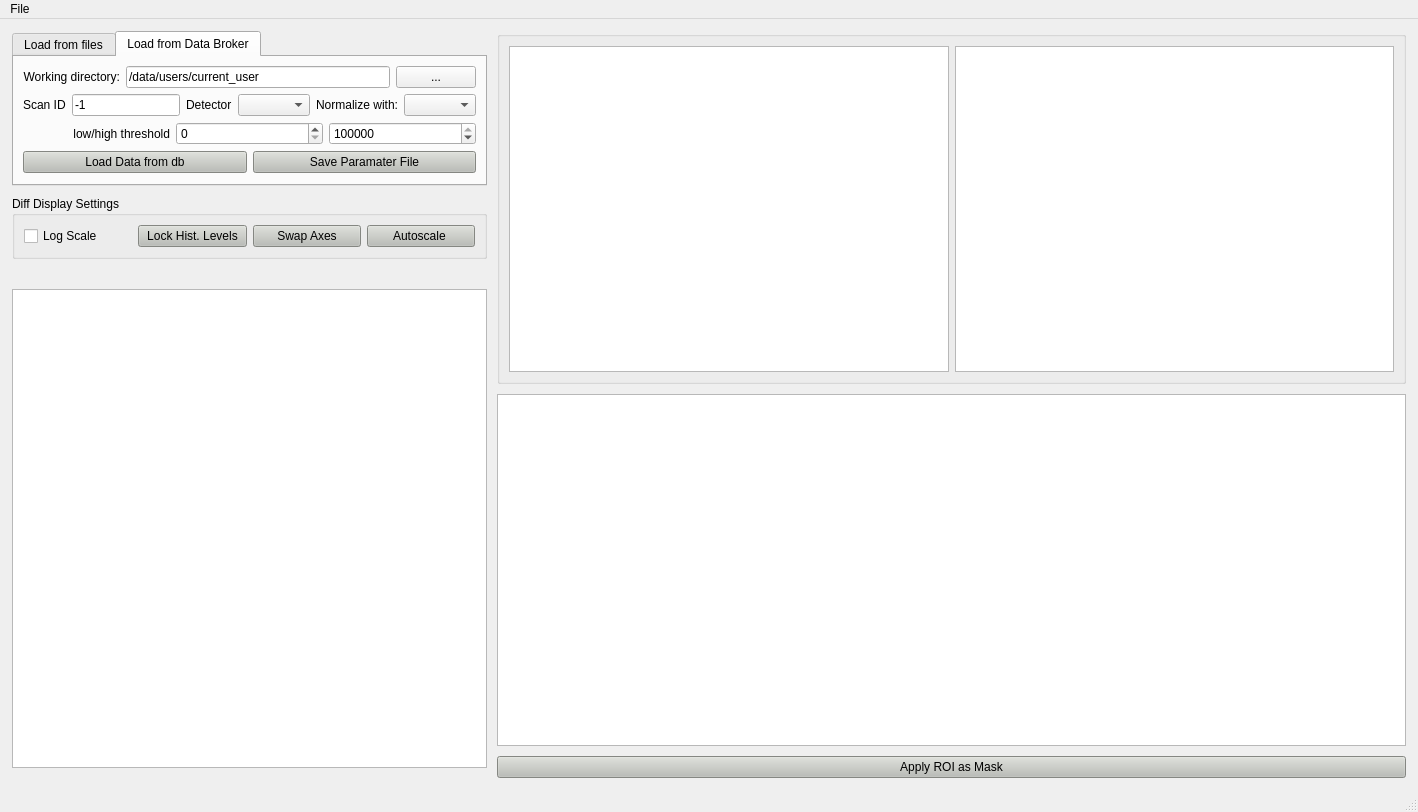
<?xml version="1.0" encoding="UTF-8"?>
<ui version="4.0">
 <class>MainWindow</class>
 <widget class="QMainWindow" name="MainWindow">
  <property name="geometry">
   <rect>
    <x>0</x>
    <y>0</y>
    <width>1418</width>
    <height>812</height>
   </rect>
  </property>
  <property name="windowTitle">
   <string>MainWindow</string>
  </property>
  <widget class="QWidget" name="centralwidget">
   <layout class="QGridLayout" name="gridLayout_8">
    <property name="leftMargin">
     <number>12</number>
    </property>
    <property name="topMargin">
     <number>12</number>
    </property>
    <property name="rightMargin">
     <number>12</number>
    </property>
    <property name="bottomMargin">
     <number>12</number>
    </property>
    <property name="spacing">
     <number>10</number>
    </property>
    <item row="0" column="0">
     <widget class="QTabWidget" name="tabWidget_2">
      <property name="sizePolicy">
       <sizepolicy hsizetype="Preferred" vsizetype="Preferred">
        <horstretch>0</horstretch>
        <verstretch>0</verstretch>
       </sizepolicy>
      </property>
      <property name="currentIndex">
       <number>1</number>
      </property>
      <widget class="QWidget" name="tabWidget_2Page1">
       <attribute name="title">
        <string>Load from files</string>
       </attribute>
       <layout class="QGridLayout" name="gridLayout_4">
        <item row="0" column="0">
         <widget class="QPushButton" name="pb_load_xrf">
          <property name="styleSheet">
           <string notr="true">background-color: rgb(186, 189, 182);</string>
          </property>
          <property name="text">
           <string>Load XRF Image</string>
          </property>
         </widget>
        </item>
        <item row="0" column="1">
         <widget class="QPushButton" name="pb_load_diff">
          <property name="styleSheet">
           <string notr="true">background-color: rgb(186, 189, 182);</string>
          </property>
          <property name="text">
           <string>Load Diff Stack</string>
          </property>
         </widget>
        </item>
       </layout>
      </widget>
      <widget class="QWidget" name="tab_2">
       <attribute name="title">
        <string>Load from Data Broker</string>
       </attribute>
       <layout class="QGridLayout" name="gridLayout_5">
        <item row="2" column="0" colspan="2">
         <layout class="QGridLayout" name="gridLayout_3">
          <item row="0" column="0">
           <widget class="QLabel" name="label_4">
            <property name="text">
             <string>low/high threshold</string>
            </property>
            <property name="alignment">
             <set>Qt::AlignRight|Qt::AlignTrailing|Qt::AlignVCenter</set>
            </property>
           </widget>
          </item>
          <item row="0" column="1">
           <widget class="QSpinBox" name="sb_low_threshold">
            <property name="sizePolicy">
             <sizepolicy hsizetype="Preferred" vsizetype="Fixed">
              <horstretch>0</horstretch>
              <verstretch>0</verstretch>
             </sizepolicy>
            </property>
            <property name="maximum">
             <number>1000000</number>
            </property>
           </widget>
          </item>
          <item row="0" column="2">
           <widget class="QSpinBox" name="sb_high_threshold">
            <property name="sizePolicy">
             <sizepolicy hsizetype="Preferred" vsizetype="Fixed">
              <horstretch>0</horstretch>
              <verstretch>0</verstretch>
             </sizepolicy>
            </property>
            <property name="minimum">
             <number>1</number>
            </property>
            <property name="maximum">
             <number>999999999</number>
            </property>
            <property name="singleStep">
             <number>1000</number>
            </property>
            <property name="stepType">
             <enum>QAbstractSpinBox::AdaptiveDecimalStepType</enum>
            </property>
            <property name="value">
             <number>1000000</number>
            </property>
           </widget>
          </item>
         </layout>
        </item>
        <item row="3" column="1">
         <widget class="QPushButton" name="pb_save_diff_db_params">
          <property name="styleSheet">
           <string notr="true">background-color: rgb(186, 189, 182);</string>
          </property>
          <property name="text">
           <string>Save Paramater File</string>
          </property>
         </widget>
        </item>
        <item row="1" column="0" colspan="2">
         <layout class="QGridLayout" name="gridLayout">
          <item row="2" column="0">
           <widget class="QLabel" name="label">
            <property name="text">
             <string>Scan ID</string>
            </property>
           </widget>
          </item>
          <item row="2" column="3">
           <widget class="QComboBox" name="cb_det_list"/>
          </item>
          <item row="2" column="1">
           <widget class="QLineEdit" name="le_sid">
            <property name="enabled">
             <bool>true</bool>
            </property>
            <property name="text">
             <string>-1</string>
            </property>
           </widget>
          </item>
          <item row="2" column="2">
           <widget class="QLabel" name="label_3">
            <property name="text">
             <string>Detector</string>
            </property>
           </widget>
          </item>
          <item row="2" column="5">
           <widget class="QComboBox" name="cb_norm_scalars"/>
          </item>
          <item row="2" column="4">
           <widget class="QLabel" name="label_6">
            <property name="text">
             <string>Normalize with:</string>
            </property>
            <property name="alignment">
             <set>Qt::AlignRight|Qt::AlignTrailing|Qt::AlignVCenter</set>
            </property>
           </widget>
          </item>
         </layout>
        </item>
        <item row="0" column="0" colspan="2">
         <layout class="QHBoxLayout" name="horizontalLayout_3">
          <item>
           <widget class="QLabel" name="label_2">
            <property name="sizePolicy">
             <sizepolicy hsizetype="Fixed" vsizetype="Preferred">
              <horstretch>0</horstretch>
              <verstretch>0</verstretch>
             </sizepolicy>
            </property>
            <property name="text">
             <string>Working directory:</string>
            </property>
            <property name="alignment">
             <set>Qt::AlignRight|Qt::AlignTrailing|Qt::AlignVCenter</set>
            </property>
           </widget>
          </item>
          <item>
           <widget class="QLineEdit" name="le_wd">
            <property name="text">
             <string>/data/users/current_user</string>
            </property>
           </widget>
          </item>
          <item>
           <widget class="QPushButton" name="pb_select_wd">
            <property name="sizePolicy">
             <sizepolicy hsizetype="Fixed" vsizetype="Fixed">
              <horstretch>0</horstretch>
              <verstretch>0</verstretch>
             </sizepolicy>
            </property>
            <property name="text">
             <string>...</string>
            </property>
           </widget>
          </item>
         </layout>
        </item>
        <item row="3" column="0">
         <widget class="QPushButton" name="pb_load_data_from_db">
          <property name="styleSheet">
           <string notr="true">background-color: rgb(186, 189, 182);</string>
          </property>
          <property name="text">
           <string>Load Data from db</string>
          </property>
         </widget>
        </item>
       </layout>
      </widget>
     </widget>
    </item>
    <item row="0" column="1" rowspan="7">
     <layout class="QGridLayout" name="gridLayout_10">
      <item row="0" column="0">
       <widget class="QGroupBox" name="groupBox">
        <property name="styleSheet">
         <string notr="true">color: rgb(0, 0, 0);</string>
        </property>
        <layout class="QGridLayout" name="gridLayout_9">
         <item row="1" column="1">
          <widget class="GraphicsLayoutWidget" name="xrf_plot_canvas">
           <property name="sizePolicy">
            <sizepolicy hsizetype="Expanding" vsizetype="Expanding">
             <horstretch>0</horstretch>
             <verstretch>0</verstretch>
            </sizepolicy>
           </property>
          </widget>
         </item>
         <item row="1" column="0">
          <widget class="GraphicsLayoutWidget" name="diff_sum_plot_canvas">
           <property name="sizePolicy">
            <sizepolicy hsizetype="Expanding" vsizetype="Expanding">
             <horstretch>0</horstretch>
             <verstretch>0</verstretch>
            </sizepolicy>
           </property>
          </widget>
         </item>
        </layout>
       </widget>
      </item>
      <item row="1" column="0">
       <widget class="ImageView" name="diff_img_view">
        <property name="sizePolicy">
         <sizepolicy hsizetype="Expanding" vsizetype="MinimumExpanding">
          <horstretch>0</horstretch>
          <verstretch>0</verstretch>
         </sizepolicy>
        </property>
       </widget>
      </item>
      <item row="2" column="0">
       <widget class="QPushButton" name="pb_show_mask">
        <property name="styleSheet">
         <string notr="true">background-color: rgb(186, 189, 182);</string>
        </property>
        <property name="text">
         <string>Apply ROI as Mask</string>
        </property>
       </widget>
      </item>
     </layout>
    </item>
    <item row="5" column="0">
     <widget class="QPlainTextEdit" name="pte_status">
      <property name="sizePolicy">
       <sizepolicy hsizetype="Preferred" vsizetype="MinimumExpanding">
        <horstretch>0</horstretch>
        <verstretch>0</verstretch>
       </sizepolicy>
      </property>
      <property name="readOnly">
       <bool>true</bool>
      </property>
     </widget>
    </item>
    <item row="1" column="0">
     <layout class="QGridLayout" name="gridLayout_2"/>
    </item>
    <item row="2" column="0">
     <widget class="QGroupBox" name="groupBox">
      <property name="title">
       <string>Diff Display Settings</string>
      </property>
      <layout class="QHBoxLayout" name="horizontalLayout_2">
       <item>
        <widget class="QCheckBox" name="cb_diff_log_scale">
         <property name="text">
          <string>Log Scale</string>
         </property>
         <property name="checked">
          <bool>false</bool>
         </property>
        </widget>
       </item>
       <item>
        <widget class="QPushButton" name="pb_set_hist_levels_diff">
         <property name="sizePolicy">
          <sizepolicy hsizetype="Preferred" vsizetype="Fixed">
           <horstretch>0</horstretch>
           <verstretch>0</verstretch>
          </sizepolicy>
         </property>
         <property name="styleSheet">
          <string notr="true">background-color: rgb(186, 189, 182);</string>
         </property>
         <property name="text">
          <string>Lock Hist. Levels</string>
         </property>
        </widget>
       </item>
       <item>
        <widget class="QPushButton" name="pb_swap_diff_axes">
         <property name="styleSheet">
          <string notr="true">background-color: rgb(186, 189, 182);</string>
         </property>
         <property name="text">
          <string>Swap Axes</string>
         </property>
        </widget>
       </item>
       <item>
        <widget class="QPushButton" name="pb_auto_hist_levels_diff">
         <property name="sizePolicy">
          <sizepolicy hsizetype="Preferred" vsizetype="Fixed">
           <horstretch>0</horstretch>
           <verstretch>0</verstretch>
          </sizepolicy>
         </property>
         <property name="styleSheet">
          <string notr="true">background-color: rgb(186, 189, 182);</string>
         </property>
         <property name="text">
          <string>Autoscale </string>
         </property>
        </widget>
       </item>
      </layout>
     </widget>
    </item>
   </layout>
  </widget>
  <widget class="QMenuBar" name="menubar">
   <property name="geometry">
    <rect>
     <x>0</x>
     <y>0</y>
     <width>1418</width>
     <height>20</height>
    </rect>
   </property>
   <widget class="QMenu" name="menuFile">
    <property name="title">
     <string>File</string>
    </property>
    <addaction name="actionImport_Mask"/>
    <addaction name="actionExport_mask_data"/>
    <addaction name="actionExport_Mask"/>
   </widget>
   <addaction name="menuFile"/>
  </widget>
  <widget class="QStatusBar" name="statusbar"/>
  <action name="actionExport_mask_data">
   <property name="text">
    <string>Export mask data</string>
   </property>
  </action>
  <action name="actionExport_Mask">
   <property name="text">
    <string>Export Mask</string>
   </property>
  </action>
  <action name="actionImport_Mask">
   <property name="text">
    <string>Import Mask</string>
   </property>
  </action>
 </widget>
 <customwidgets>
  <customwidget>
   <class>GraphicsLayoutWidget</class>
   <extends>QGraphicsView</extends>
   <header>pyqtgraph</header>
  </customwidget>
  <customwidget>
   <class>ImageView</class>
   <extends>QGraphicsView</extends>
   <header>pyqtgraph</header>
  </customwidget>
 </customwidgets>
 <resources/>
 <connections/>
</ui>
